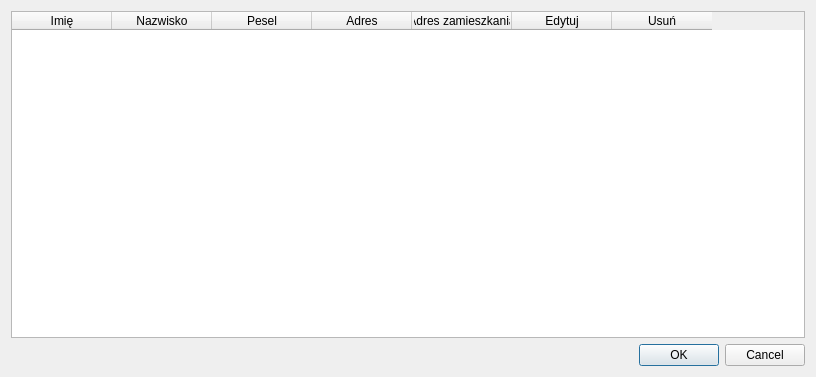
<?xml version="1.0" encoding="UTF-8"?>
<ui version="4.0">
 <class>Clients</class>
 <widget class="QDialog" name="Clients">
  <property name="geometry">
   <rect>
    <x>0</x>
    <y>0</y>
    <width>816</width>
    <height>377</height>
   </rect>
  </property>
  <property name="windowTitle">
   <string>Clients</string>
  </property>
  <layout class="QVBoxLayout" name="verticalLayout">
   <item>
    <widget class="QTableWidget" name="tableWidget">
     <column>
      <property name="text">
       <string>Imię</string>
      </property>
     </column>
     <column>
      <property name="text">
       <string>Nazwisko</string>
      </property>
     </column>
     <column>
      <property name="text">
       <string>Pesel</string>
      </property>
     </column>
     <column>
      <property name="text">
       <string>Adres</string>
      </property>
     </column>
     <column>
      <property name="text">
       <string>Adres zamieszkania</string>
      </property>
     </column>
     <column>
      <property name="text">
       <string>Edytuj</string>
      </property>
     </column>
     <column>
      <property name="text">
       <string>Usuń</string>
      </property>
     </column>
    </widget>
   </item>
   <item>
    <widget class="QDialogButtonBox" name="buttonBox">
     <property name="orientation">
      <enum>Qt::Horizontal</enum>
     </property>
     <property name="standardButtons">
      <set>QDialogButtonBox::Cancel|QDialogButtonBox::Ok</set>
     </property>
    </widget>
   </item>
  </layout>
 </widget>
 <resources/>
 <connections>
  <connection>
   <sender>buttonBox</sender>
   <signal>accepted()</signal>
   <receiver>Clients</receiver>
   <slot>accept()</slot>
   <hints>
    <hint type="sourcelabel">
     <x>248</x>
     <y>254</y>
    </hint>
    <hint type="destinationlabel">
     <x>157</x>
     <y>274</y>
    </hint>
   </hints>
  </connection>
  <connection>
   <sender>buttonBox</sender>
   <signal>rejected()</signal>
   <receiver>Clients</receiver>
   <slot>reject()</slot>
   <hints>
    <hint type="sourcelabel">
     <x>316</x>
     <y>260</y>
    </hint>
    <hint type="destinationlabel">
     <x>286</x>
     <y>274</y>
    </hint>
   </hints>
  </connection>
 </connections>
</ui>
